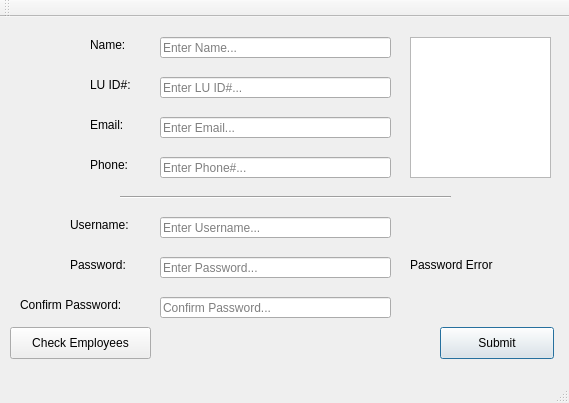
<?xml version="1.0" encoding="UTF-8"?>
<ui version="4.0">
 <class>RegistrationWindow</class>
 <widget class="QMainWindow" name="RegistrationWindow">
  <property name="geometry">
   <rect>
    <x>0</x>
    <y>0</y>
    <width>569</width>
    <height>403</height>
   </rect>
  </property>
  <property name="windowTitle">
   <string>Registration</string>
  </property>
  <widget class="QWidget" name="centralWidget">
   <widget class="QLabel" name="label">
    <property name="geometry">
     <rect>
      <x>90</x>
      <y>20</y>
      <width>41</width>
      <height>16</height>
     </rect>
    </property>
    <property name="text">
     <string>Name:</string>
    </property>
   </widget>
   <widget class="QLabel" name="label_2">
    <property name="geometry">
     <rect>
      <x>90</x>
      <y>60</y>
      <width>41</width>
      <height>16</height>
     </rect>
    </property>
    <property name="text">
     <string>LU ID#:</string>
    </property>
   </widget>
   <widget class="QLabel" name="label_3">
    <property name="geometry">
     <rect>
      <x>90</x>
      <y>100</y>
      <width>41</width>
      <height>16</height>
     </rect>
    </property>
    <property name="text">
     <string>Email:</string>
    </property>
   </widget>
   <widget class="QLabel" name="label_4">
    <property name="geometry">
     <rect>
      <x>90</x>
      <y>140</y>
      <width>41</width>
      <height>16</height>
     </rect>
    </property>
    <property name="text">
     <string>Phone:</string>
    </property>
   </widget>
   <widget class="Line" name="line">
    <property name="geometry">
     <rect>
      <x>120</x>
      <y>170</y>
      <width>331</width>
      <height>20</height>
     </rect>
    </property>
    <property name="orientation">
     <enum>Qt::Horizontal</enum>
    </property>
   </widget>
   <widget class="QLineEdit" name="emailTextField">
    <property name="geometry">
     <rect>
      <x>160</x>
      <y>100</y>
      <width>231</width>
      <height>21</height>
     </rect>
    </property>
    <property name="placeholderText">
     <string>Enter Email...</string>
    </property>
   </widget>
   <widget class="QLineEdit" name="nameTextField">
    <property name="geometry">
     <rect>
      <x>160</x>
      <y>20</y>
      <width>231</width>
      <height>21</height>
     </rect>
    </property>
    <property name="accessibleName">
     <string/>
    </property>
    <property name="placeholderText">
     <string>Enter Name...</string>
    </property>
   </widget>
   <widget class="QLineEdit" name="luIdTextField">
    <property name="geometry">
     <rect>
      <x>160</x>
      <y>60</y>
      <width>231</width>
      <height>21</height>
     </rect>
    </property>
    <property name="placeholderText">
     <string>Enter LU ID#...</string>
    </property>
   </widget>
   <widget class="QLineEdit" name="phoneTextField">
    <property name="geometry">
     <rect>
      <x>160</x>
      <y>140</y>
      <width>231</width>
      <height>21</height>
     </rect>
    </property>
    <property name="placeholderText">
     <string>Enter Phone#...</string>
    </property>
   </widget>
   <widget class="QLabel" name="label_5">
    <property name="geometry">
     <rect>
      <x>70</x>
      <y>200</y>
      <width>71</width>
      <height>16</height>
     </rect>
    </property>
    <property name="text">
     <string>Username:</string>
    </property>
   </widget>
   <widget class="QLineEdit" name="usernameTextField">
    <property name="geometry">
     <rect>
      <x>160</x>
      <y>200</y>
      <width>231</width>
      <height>21</height>
     </rect>
    </property>
    <property name="placeholderText">
     <string>Enter Username...</string>
    </property>
   </widget>
   <widget class="QLabel" name="label_6">
    <property name="geometry">
     <rect>
      <x>70</x>
      <y>240</y>
      <width>62</width>
      <height>16</height>
     </rect>
    </property>
    <property name="text">
     <string>Password:</string>
    </property>
   </widget>
   <widget class="QLineEdit" name="passwordTextField">
    <property name="geometry">
     <rect>
      <x>160</x>
      <y>240</y>
      <width>231</width>
      <height>21</height>
     </rect>
    </property>
    <property name="inputMask">
     <string/>
    </property>
    <property name="echoMode">
     <enum>QLineEdit::Password</enum>
    </property>
    <property name="placeholderText">
     <string>Enter Password...</string>
    </property>
   </widget>
   <widget class="QLabel" name="label_7">
    <property name="geometry">
     <rect>
      <x>20</x>
      <y>280</y>
      <width>121</width>
      <height>16</height>
     </rect>
    </property>
    <property name="text">
     <string>Confirm Password:</string>
    </property>
   </widget>
   <widget class="QLineEdit" name="confirmPasswordTextField">
    <property name="geometry">
     <rect>
      <x>160</x>
      <y>280</y>
      <width>231</width>
      <height>21</height>
     </rect>
    </property>
    <property name="echoMode">
     <enum>QLineEdit::Password</enum>
    </property>
    <property name="placeholderText">
     <string>Confirm Password...</string>
    </property>
   </widget>
   <widget class="QPushButton" name="submitButton">
    <property name="geometry">
     <rect>
      <x>440</x>
      <y>310</y>
      <width>114</width>
      <height>32</height>
     </rect>
    </property>
    <property name="text">
     <string>Submit</string>
    </property>
    <property name="default">
     <bool>true</bool>
    </property>
   </widget>
   <widget class="QGraphicsView" name="idPicture">
    <property name="geometry">
     <rect>
      <x>410</x>
      <y>20</y>
      <width>141</width>
      <height>141</height>
     </rect>
    </property>
   </widget>
   <widget class="QLabel" name="passwordErrorLabel">
    <property name="geometry">
     <rect>
      <x>410</x>
      <y>240</y>
      <width>151</width>
      <height>16</height>
     </rect>
    </property>
    <property name="text">
     <string>Password Error</string>
    </property>
   </widget>
   <widget class="QPushButton" name="pushButton">
    <property name="geometry">
     <rect>
      <x>10</x>
      <y>310</y>
      <width>141</width>
      <height>32</height>
     </rect>
    </property>
    <property name="text">
     <string>Check Employees</string>
    </property>
   </widget>
  </widget>
  <widget class="QMenuBar" name="menuBar">
   <property name="geometry">
    <rect>
     <x>0</x>
     <y>0</y>
     <width>569</width>
     <height>22</height>
    </rect>
   </property>
  </widget>
  <widget class="QToolBar" name="mainToolBar">
   <attribute name="toolBarArea">
    <enum>TopToolBarArea</enum>
   </attribute>
   <attribute name="toolBarBreak">
    <bool>false</bool>
   </attribute>
  </widget>
  <widget class="QStatusBar" name="statusBar">
   <property name="enabled">
    <bool>true</bool>
   </property>
  </widget>
 </widget>
 <layoutdefault spacing="6" margin="11"/>
 <resources/>
 <connections/>
</ui>
